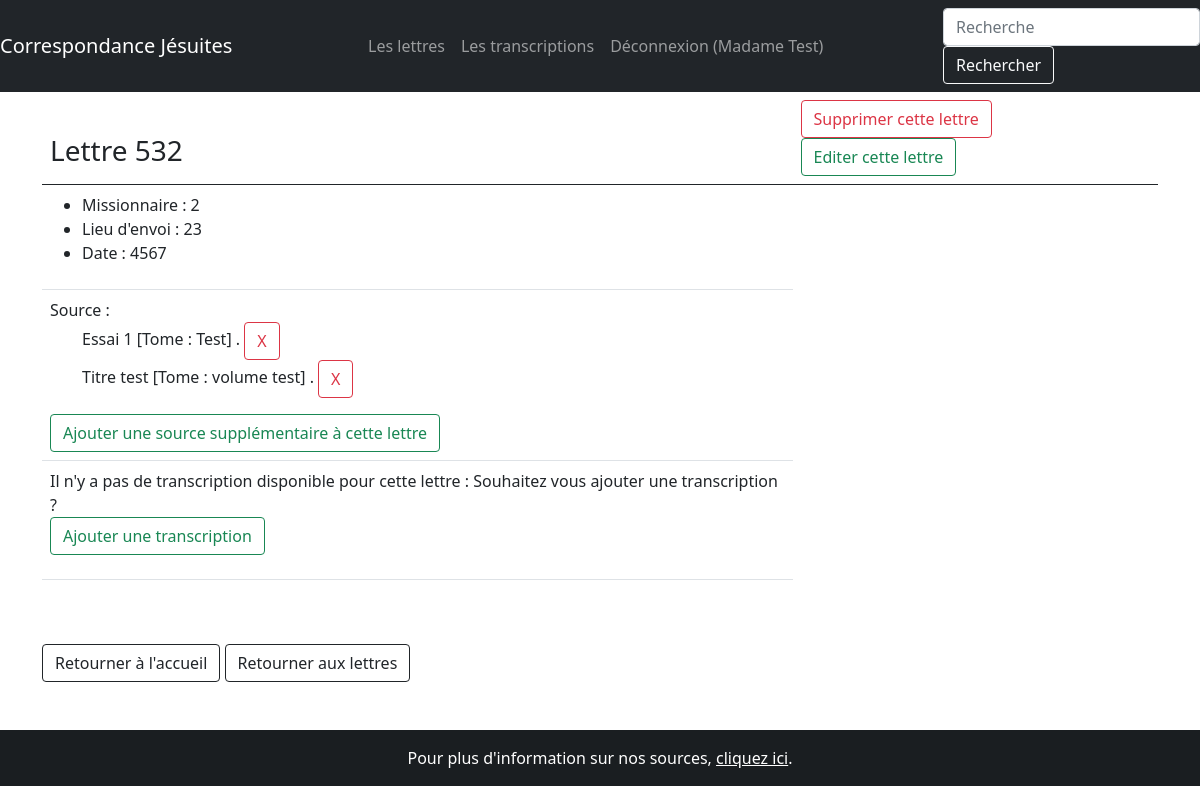
Page /lettres/532 (signed in) on the committed database.
### correspondance/modeles/utilisateurs.py (models this page shows, shortened)
class Utilisateur(UserMixin, db.Model):
    __tablename__ = "utilisateur"
    ut_id = db.Column(db.Integer, unique=True, nullable=False, primary_key=True, autoincrement=True)
    ut_nom = db.Column(db.Text, nullable=False)
    ut_login = db.Column(db.Text, nullable=False)
    ut_mdp = db.Column(db.Text, nullable=False)
    ut_mail = db.Column(db.Text, nullable=False)
    contributions = db.relationship("Contribution", back_populates="utilisateur")

### correspondance/modeles/donnees.py (models this page shows, shortened)
class Lettre(db.Model):
    __tablename__ = "lettre"
    lettre_id = db.Column(db.Integer, unique=True, nullable=False, primary_key=True, autoincrement=True)
    lettre_date = db.Column(db.Text, nullable=False)
    lettre_numero = db.Column(db.Text)
    lettre_redacteur = db.Column(db.Text)
    lettre_lieu = db.Column(db.Text)
    lettre_volume = db.relationship("Publication", secondary=Source, backref=db.backref("Lettre", lazy='dynamic'))
    transcription_texte: List["Transcription"] = db.relationship("Transcription", back_populates="lettre",
                                                                 cascade="all,delete")
    contributions = db.relationship("Contribution", back_populates="lettre")

class Publication(db.Model):
    __tablename__ = "publication"
    publication_id = db.Column(db.Integer, unique=True, nullable=False, primary_key=True, autoincrement=True)
    publication_titre = db.Column(db.Text)
    publication_volume = db.Column(db.Text)
    contributions = db.relationship("Contribution", back_populates="publication")

### correspondance/routes/generic.py (the view)
@app.route("/lettres/<int:lettre_id>", methods=["POST", "GET"])
def unique_lettre(lettre_id):
    unique_lettre = Lettre.query.get(lettre_id)
    publication = Publication.query.filter(db.and_(Publication.publication_id == Lettre.lettre_volume,
                                                   Lettre.lettre_id == lettre_id)).first()
    transcription = Transcription.query.filter(db.and_(Transcription.transcription_lettre_id == Lettre.lettre_id,
                                                       Lettre.lettre_id == lettre_id)).first()
    return render_template("pages/lettre.html", nom="Correspondance jésuite",
                           lettre=unique_lettre, publication=publication, transcription=transcription)

### correspondance/modeles/utilisateurs.py (called while the page is built)
@login.user_loader
def trouver_utilisateur_via_id(identifiant):
    return Utilisateur.query.get(int(identifiant))

### correspondance/templates/pages/lettre.html (shortened to what this page needs)
{% extends "conteneur.html" %}
{% block corps %}
    {% if lettre %}
<div>
    <table class="table">
        <thead>
        <tr>
            <th>
                <h3>Lettre {{lettre.lettre_id}}</h3>
            </th>
            <th>
                <a class="btn btn-outline-danger" role="button" href="{{url_for('suppression_lettre', lettre_id =lettre.lettre_id)}}">Supprimer cette lettre</a>
                <a class="btn btn-outline-success" role="button" href="{{url_for('edition', lettre_id =lettre.lettre_id)}}">Editer cette lettre</a>
            </th>
        </tr>
        </thead>
        <tbody>
        <tr>
            <td>
                <ul>
                    <li>
                        {% if lettre.lettre_redacteur %}
                        Missionnaire : {{lettre.lettre_redacteur}}
                        {% endif %}
                    </li>
                    <li>
                        {% if lettre.lettre_lieu %}
                        Lieu d'envoi : {{lettre.lettre_lieu}}
                        {% endif %}
                    </li>
                    <li>
                        Date : {{lettre.lettre_date}}
                    </li>
                </ul>
            </td>
        <tr>
            <td>
                {% if lettre.lettre_volume %}
                Source :
                <ul>
                {% for publication in lettre.lettre_volume %}
                    <form method="post" id="supprimer_source" action="{{url_for('supprimer_source',
                    lettre_id = lettre.lettre_id, publication_id = publication.publication_id)}}">
                        {{publication.publication_titre}} [Tome : {{publication.publication_volume}}] .
                        <a class="btn btn-outline-danger" role="button" href="{{url_for('supprimer_source',
                    lettre_id = lettre.lettre_id, publication_id = publication.publication_id)}}"> X </a>
                    </form>
                {% endfor %}
                </ul>
                <a class="btn btn-outline-success" role="button"
                   href="{{url_for('source', lettre_id=lettre.lettre_id)}}">
                    Ajouter une source supplémentaire à cette lettre</a>
                {% else %}
                Pas de source rensignée pour cette lettre :
                <a class="btn btn-outline-success" role="button"
                   href="{{url_for('source', lettre_id=lettre.lettre_id)}}">Ajouter une source à cette lettre</a>
                {% endif %}
            </td>
        </tr>
        <tr>
            <td>
                {% if lettre.transcription_texte %}
                Transcription :
                <br/>
                <p>
                    {{transcription.transcription_texte}}</p>
                <br/>
                <p>
                    Plus d'option pour la transcription :
                    <a class="btn btn-outline-dark" role="button" href="{{url_for('afficher_transcription', transcription_id=transcription.transcription_id)}}">Transcription</a>
                </p>
                {% else %}
                <p>
                    Il n'y a pas de transcription disponible pour cette lettre : Souhaitez vous ajouter une transcription ? <br/>
                    <a class="btn btn-outline-success" role="button"
                   href="{{url_for('nouvelle_transcription', lettre_id=lettre.lettre_id)}}">
                    Ajouter une transcription</a>
                </p>
                {% endif %}
            </td>
        </tr>
        </tbody>
    </table>
    {% else %}
        <p>La base de données est en cours de constitution</p>
    {% endif %}
</div>
<br/>
<br/>
    <a class="btn btn-outline-dark" role="button" href="{{url_for('accueil')}}">Retourner à l'accueil</a>
    <a class="btn btn-outline-dark" role="button" href="{{url_for('lettres')}}">Retourner aux lettres</a>
<br/>
<br/>
<br/>
{% endblock %}

### correspondance/templates/conteneur.html (shortened to what this page needs)
<!DOCTYPE html>
<html lang="fr">
    <head>
        {% include "partials/css.html"%}
    </head>
    <body>
        <nav class="navbar navbar-expand-md navbar-dark bg-dark justify-content-between">
            <a class="navbar-brand" href="{{ url_for('accueil') }}">Correspondance Jésuites</a>
            <ul class="navbar-nav mr-auto">
                <li class="nav-item">
                    <a class="nav-link" href="{{url_for('lettres')}}">Les lettres</a>
                </li>
                <li class="nav-item">
                    <a class="nav-link" href="{{url_for('transcriptions')}}">Les transcriptions</a>
                </li>
                {% if not current_user.is_authenticated %}
                <li class="nav-item">
                    <a class="nav-link" href="{{url_for('inscription')}}">Inscription</a>
                </li>
                <li class="nav-item">
                    <a class="nav-link" href="{{url_for('connexion')}}">Connexion</a>
                </li>
                {% else %}
                <li class="nav-item">
                    <a class="nav-link" href="{{url_for('deconnexion')}}">Déconnexion ({{current_user.ut_nom}})</a>
                </li>
                {% endif %}
                </ul>
                <form class="form-inline my-2 my-lg-0" action="{{url_for('recherche')}}" method="GET">
                    <input class="form-control mr-sm-2" name="keyword" type="search" placeholder="Recherche" aria-label="Recherche">
                    <button class="btn btn-outline-light my-2 my-sm-0" type="submit">Rechercher</button>
                </form>
              </nav>
          <div class="container">
              <div class="row">
                <div class="col">
                    {% block corps %}{% endblock %}
                </div>
              </div>
          </div>
    </body>
    <footer class="bg-dark text-center text-white">
        <div class="text-center p-3" style="background-color: rgba(0, 0, 0, 0.2);">
        Pour plus d'information sur nos sources, <a  class="text-white" href={{url_for('publications')}}>cliquez ici</a>.
        </div>
    </footer>
</html>

### rows in the picture
Utilisateur: ut_nom "Madame Test"
Lettre: lettre_id "532", lettre_redacteur "2", lettre_lieu "23", lettre_date "4567"
Publication: publication_titre "Essai 1", publication_volume "Test"
Publication: publication_titre "Titre test", publication_volume "volume test"
